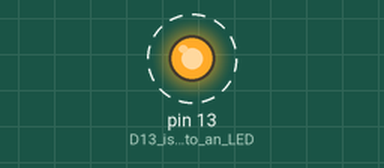
Recording of a sketch running on a simulated Arduino Uno, built with avr-gcc and run on an emulated ATmega328P. Shown: output pins drawn as LEDs (lit = HIGH). Dashed ring = blinking. What the sketch prints to the serial monitor is not drawn.

Above: at 0.15 s.
Timing chart, 0 to 3.0 s (numbered marks = the images above):
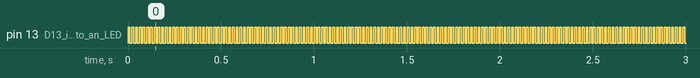

Measured:
- by itself, pin 13 (D13_is_conneced_to_an_LED): alternates HIGH for 0.01 s and LOW for 0.01 s

The sketch:

6-13.ino
```cpp
void setup() {
  Serial.begin(9600);
  Serial.println("Normal serial communication at 9600 bps");

  pinMode(13, OUTPUT); // D13 is conneced to an LED

  noInterrupts(); // diable interrupts temporarily
  CLKPR = 1<<CLKPCE; // enable clock prescaler write sequence
  CLKPR = 8; // select clock divisor of 256
  interrupts(); // re-enable interrupts
}

void loop() {
  digitalWrite(13, HIGH); // LED is on
  delay(10); // 0.01 second delay
  digitalWrite(13, LOW); // LED is off
  delay(10); // 0.01 second delay
}
```

6-3.c
```cpp
void usart_putc(char c) {
  loop_until_bit_is_set(UCSR0A, UDRE0); // wait for transmit buffer to be empty
  UDR0 = c; // transmit character out the serial port
}
```
